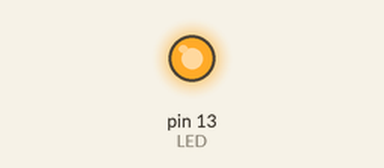
The program below on a simulated Arduino Mega 2560, built with avr-gcc and run on an emulated ATmega2560. On the bench: output pins drawn as LEDs (lit = HIGH).

Above: at 0.5 s.
At 40.5 s:
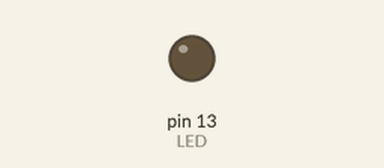
Timing chart, 0 to 44.2 s (numbered marks = the images above):
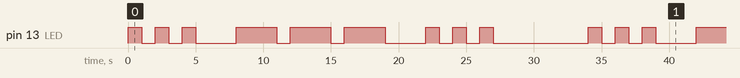

Measured:
- by itself, pin 13 (LED): repeats every 34.0 s: 2 × (LOW 1.0 s, HIGH 1.0 s), LOW 3.0 s, 2 × (HIGH 3.0 s, LOW 1.0 s), HIGH 3.0 s, LOW 3.0 s, 2 × (HIGH 1.0 s, LOW 1.0 s), HIGH 1.0 s, LOW 7.0 s, HIGH 1.0 s
- by itself, everything shown: repeats every 34.0 s, in 18 steps

The program:

main.cpp
```cpp
#include <Arduino.h>

#define LED 13

// Func definitions
void setup();
void loop();
void Morse_S();
void Morse_O();
void Morse_Space_Between_Letters();
void Morse_Space_Between_Words();
void Morse_dot();
void Morse_dash();

void setup() {

  // init our LED on pin 13
  pinMode(LED, OUTPUT);
  digitalWrite(LED, LOW);
}

void loop() {
  /* Let's print out SOS in morse code
  ** Rules for morse code
  ** 1. The length of a dot is one unit
  ** 2. A dash is three units
  ** 3. The space between parts of the same letter is one unit.
  ** 4. The space between letters is three units
  ** 5. The space between words is seven units
  ** SOS --> S(dot dot dot) Space(three units) S(dash dash dash) Space(three units) S(dot dot dot)
  ** Let our unit be 1 second.
  ** https://en.wikipedia.org/wiki/Morse_code#/media/File:International_Morse_Code.svg
  */


  Morse_S();
  Morse_Space_Between_Letters();
  Morse_O();
  Morse_Space_Between_Letters();
  Morse_S();
  Morse_Space_Between_Words();
}

void Morse_S()
{
  Morse_dot();
  delay(1000);
  Morse_dot();
  delay(1000);
  Morse_dot();
}

void Morse_O()
{
  Morse_dash();
  delay(1000);
  Morse_dash();
  delay(1000);
  Morse_dash();
}

void Morse_Space_Between_Letters()
{
  digitalWrite(LED, LOW);
  delay(3000);
}

void Morse_Space_Between_Words()
{
  digitalWrite(LED, LOW);
  delay(7000);
}

void Morse_dot()
{
  digitalWrite(LED, HIGH);
  delay(1000);
  digitalWrite(LED, LOW);
}

void Morse_dash()
{
  digitalWrite(LED, HIGH);
  delay(3000);
  digitalWrite(LED, LOW);
}
```
